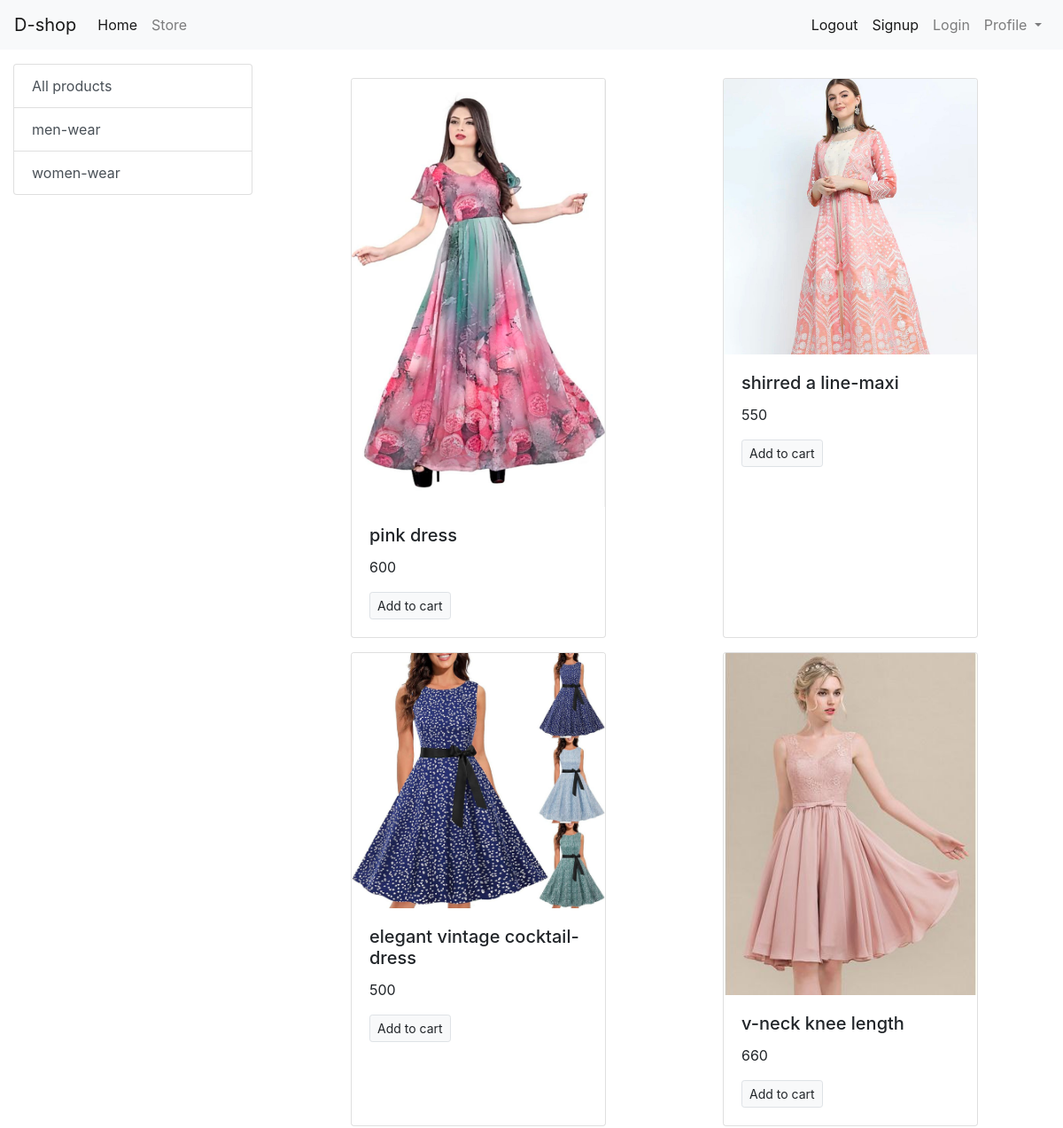
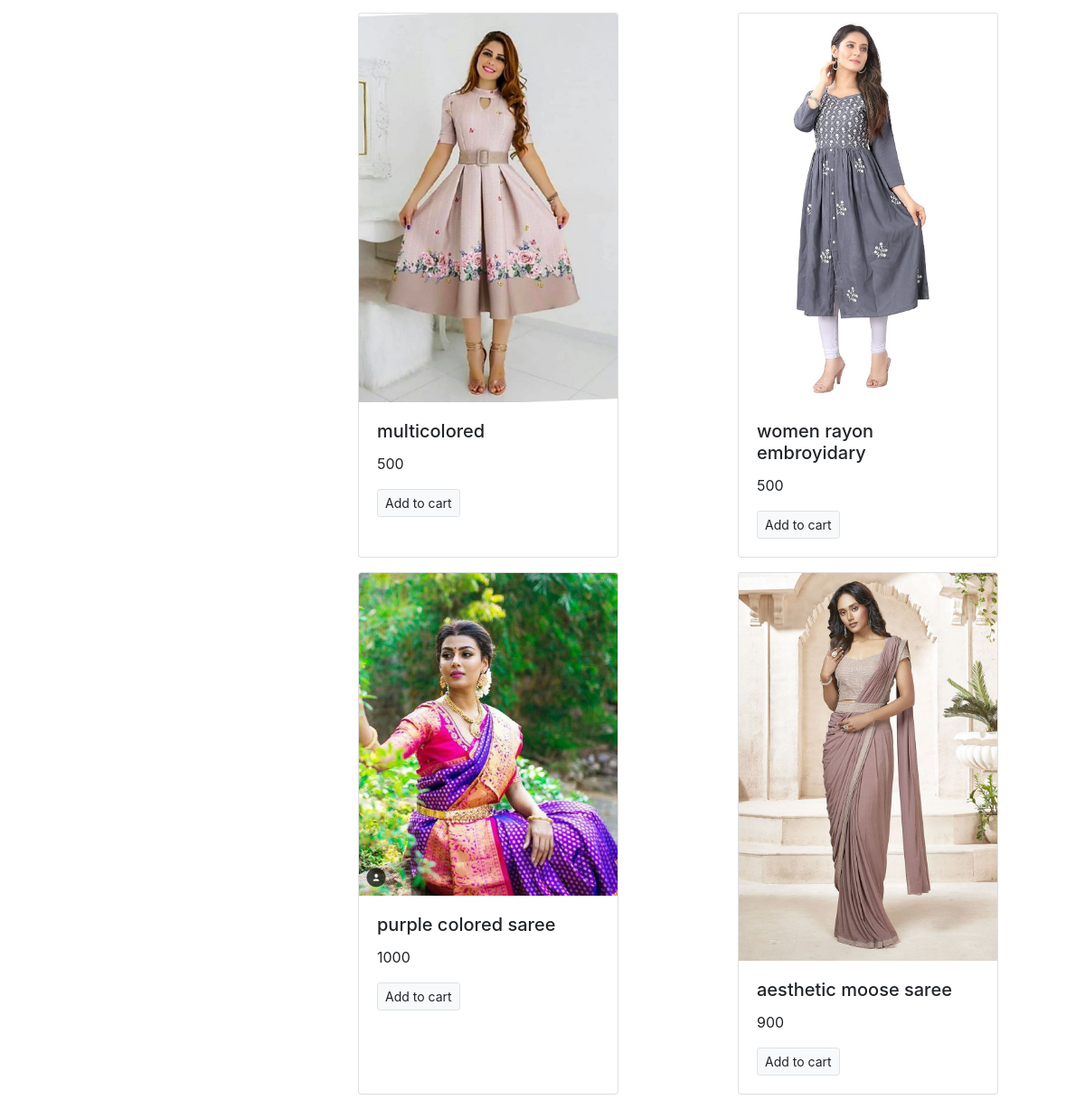
The app's page /?category=2 with its own data (2 pictures, top to bottom).
### store/models.py (models this page shows, shortened)
class Category(models.Model):
    name=models.CharField(max_length=20)
    @staticmethod
    def get_all_categories():
        return Category.objects.all()

class Product(models.Model):
    name=models.CharField(max_length=50)
    price=models.IntegerField(default=0)
    category= models.ForeignKey(Category, on_delete=models.CASCADE,default=1)
    description=models.CharField(max_length=200,default='',null=True,blank=True)
    image=models.ImageField(upload_to='uploads/products/')
    @staticmethod
    def get_all_products():
        return Product.objects.all()
    @staticmethod
    def get_all_products_by_categoryid(category_id):
        if category_id:
          return Product.objects.filter(category=category_id)
        else:
           return Product.get_all_products()

### store/views/home.py (the view, shortened to what this page needs)
# urls.py: path('',       Index.as_view(),name='homepage'),
class Index(View):
    def get(self,request):
         products=None
         products= Product.get_all_products()
         categories=Category.get_all_categories()
         categoryID=request.GET.get('category')
         if categoryID:
           products=Product.get_all_products_by_categoryid(categoryID)
         else:
          products=Product.get_all_products()
         data={}
         data['products']=products
         data['categories']=categories
         print('you are:',request.session.get('email'))
         return render(request, 'index.html',data)

### store/templates/index.html (shortened to what this page needs)
{% extends 'base.html' %}
{% block content%}
  <div class="container-fluid mt-3">
    <div class="row">
         <div class="col-lg-3 mx-auto">
             <div class="list-group">
              <a href="/" class="list-group-item list-group-item-action">All products</a>
              {%for category in categories%}
              <a href="/?category={{category.id}}" class="list-group-item list-group-item-action">{{category.name}}</a>
              {% endfor %}
             </div>
         </div>
      <div id='products' class="col-lg-9">
        <div class="container-fluid mt-3">
          <div class="row mx-auto">
            {% for product in products %}
            <div class="card mx-auto mb-3" style="width: 18rem;">
              <img src="{{product.image.url}}" class="card-img-top" alt="...">
              <div class="card-body">
                <h5 class="card-title">{{product.name}}</h5>
                <p class="card-text">{{product.price}}</p>
              <form action="/" method="POST">
                <input type="submit" class="btn btn-light border btn-sm" value="Add to cart">
              </form>
              </div>
            </div>
            {% endfor %}
            </div>
        </div>
      </div>
    </div>
  </div>
    {% endblock %}

### records on screen
Category: name "men-wear"
Category: name "women-wear"
Product: image (picture), name "pink dress", price "600"
Product: image (picture), name "shirred a line-maxi", price "550"
Product: image (picture), name "elegant vintage cocktail-dress", price "500"
Product: image (picture), name "v-neck knee length", price "660"
Product: image (picture), name "multicolored", price "500"
Product: image (picture), name "women rayon embroyidary", price "500"
Product: image (picture), name "purple colored saree", price "1000"
Product: image (picture), name "aesthetic moose saree", price "900"
